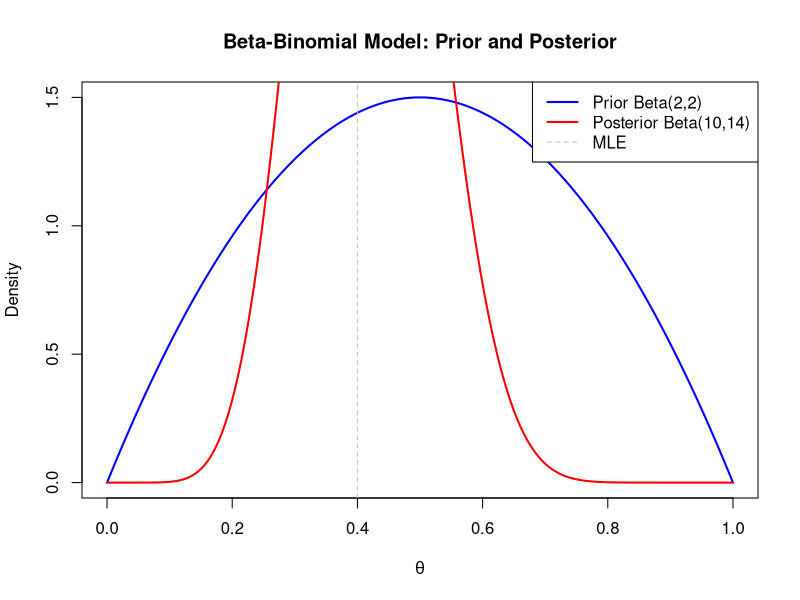
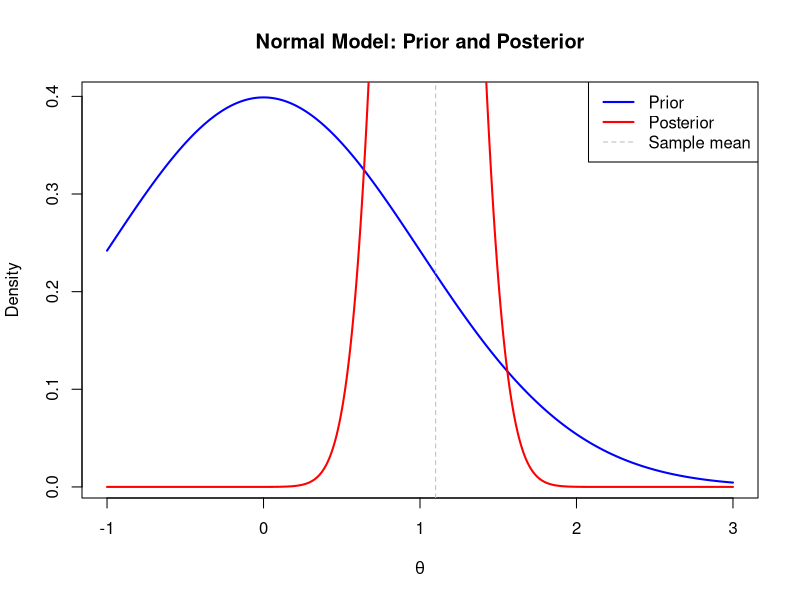

The R script that drew these images, in order:
## ---- chunk 1
#| label: beta-binomial
#| fig-cap: "Prior, Likelihood, and Posterior for Beta-Binomial Model"

# Data
n <- 20
y <- 8

# Prior: Beta(2, 2)
alpha0 <- 2
beta0 <- 2

# Posterior: Beta(10, 14)
alpha1 <- alpha0 + y
beta1 <- beta0 + n - y

# Grid for plotting
theta <- seq(0, 1, length.out = 500)

# Plot prior and posterior
plot(theta, dbeta(theta, alpha0, beta0), type = "l", lwd = 2, col = "blue",
     ylab = "Density", xlab = expression(theta),
     main = "Beta-Binomial Model: Prior and Posterior")
lines(theta, dbeta(theta, alpha1, beta1), col = "red", lwd = 2)
abline(v = y/n, lty = 2, col = "gray")

legend("topright",
       legend = c("Prior Beta(2,2)", "Posterior Beta(10,14)", "MLE"),
       col = c("blue", "red", "gray"), lwd = c(2, 2, 1), lty = c(1, 1, 2))

# Posterior summary
cat("Posterior mean:", alpha1/(alpha1 + beta1), "\n")
cat("95% credible interval:", qbeta(c(0.025, 0.975), alpha1, beta1), "\n")
## ---- chunk 2
#| label: normal-model
#| fig-cap: "Prior, Likelihood, and Posterior for Normal Model"

# Data
y <- c(1.2, 0.8, 1.5, 1.1, 0.9)
n <- length(y)
ybar <- mean(y)
sigma2 <- 0.25  # known variance

# Prior: N(0, 1)
mu0 <- 0
tau0_sq <- 1

# Posterior
tau_n_sq <- 1 / (1/tau0_sq + n/sigma2)
mu_n <- tau_n_sq * (mu0/tau0_sq + n*ybar/sigma2)

cat("Posterior: N(", round(mu_n, 3), ",", round(tau_n_sq, 3), ")\n")

# Plot
theta <- seq(-1, 3, length.out = 500)
plot(theta, dnorm(theta, mu0, sqrt(tau0_sq)), type = "l", lwd = 2, col = "blue",
     ylab = "Density", xlab = expression(theta),
     main = "Normal Model: Prior and Posterior")
lines(theta, dnorm(theta, mu_n, sqrt(tau_n_sq)), col = "red", lwd = 2)
abline(v = ybar, lty = 2, col = "gray")

legend("topright",
       legend = c("Prior", "Posterior", "Sample mean"),
       col = c("blue", "red", "gray"), lwd = c(2, 2, 1), lty = c(1, 1, 2))
